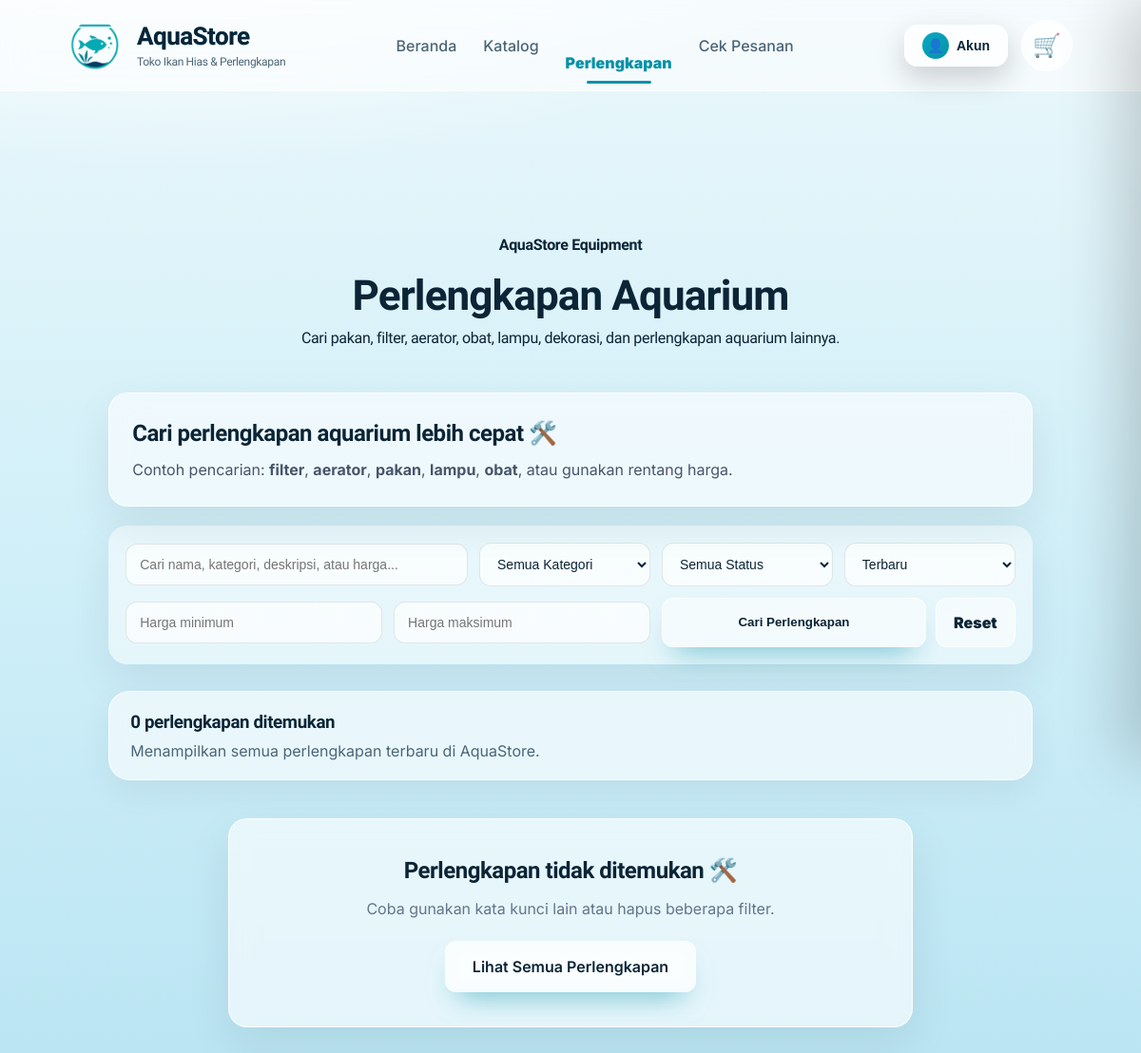
Before: /pelanggan/perawatan.php with the older database file.
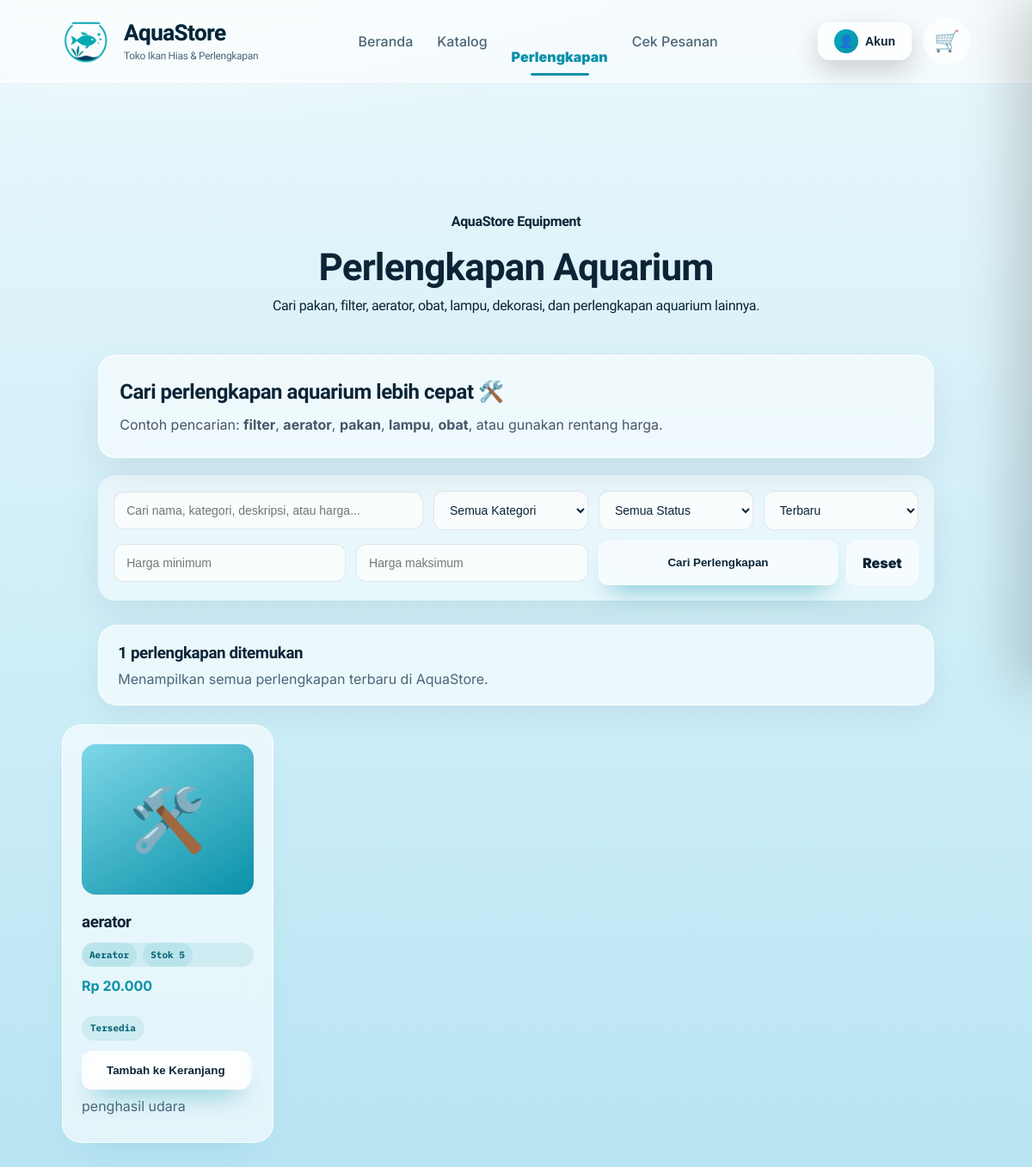
After: the same page with the newer database file.
### tables this page shows
CREATE TABLE `perlengkapan` (
  `id` int(11) NOT NULL,
  `nama` varchar(100) NOT NULL,
  `kategori` enum('Pakan','Filter','Aerator','Heater','Obat','Lampu','Substrate','Dekorasi','Lainnya') NOT NULL,
  `harga` int(11) NOT NULL,
  `stok` int(11) NOT NULL,
  `foto` varchar(255) DEFAULT NULL,
  `deskripsi` text DEFAULT NULL,
  `status` enum('Tersedia','Habis') DEFAULT 'Tersedia',
  `created_at` timestamp NOT NULL DEFAULT current_timestamp()
);

### config/db.php (called while the page is built, shortened)
<?php
function e($text)
{
    return htmlspecialchars((string) ($text ?? ''), ENT_QUOTES, 'UTF-8');
}
function rupiah($angka)
{
    return 'Rp ' . number_format((int) $angka, 0, ',', '.');
}

### pelanggan/perawatan.php (the view, shortened to what the changed rows need)
<?php
require "../config/db.php";
$q = trim($_GET['q'] ?? '');
$kategori = trim($_GET['kategori'] ?? '');
$status = trim($_GET['status'] ?? '');
$hargaMin = trim($_GET['harga_min'] ?? '');
$hargaMax = trim($_GET['harga_max'] ?? '');
$sort = trim($_GET['sort'] ?? '');
$where = ["1=1"];
$params = [];
$order = "id DESC";
$sql = "SELECT * FROM perlengkapan WHERE " . implode(" AND ", $where) . " ORDER BY $order";
$stmt = $pdo->prepare($sql);
$stmt->execute($params);
$data = $stmt->fetchAll();
$filterAktif = $q !== ''
    || $kategori !== ''
    || $status !== ''
    || $hargaMin !== ''
    || $hargaMax !== ''
    || $sort !== '';
?>
<!DOCTYPE html>
<html lang="id">
<head>
    <link rel="stylesheet" href="../assets/css/style.css?v=410">
</head>
<body>
    <?php include "../components/navbar.php"; ?>
    <section class="popular-section">
        <div class="section-title">
            <h2>Perlengkapan Aquarium</h2>
        </div>
        <div class="catalog-info">
            <div>
                <h3><?= count($data) ?> perlengkapan ditemukan</h3>
                <p>
                    <?= $filterAktif ? 'Hasil pencarian berdasarkan filter yang kamu pilih.' : 'Menampilkan semua perlengkapan terbaru di AquaStore.' ?>
                </p>
            </div>
        </div>
        <?php if (empty($data)): ?>
            <div class="empty-search-box">
                <h2>Perlengkapan tidak ditemukan 🛠️</h2>
                <p>Coba gunakan kata kunci lain atau hapus beberapa filter.</p>
                <a href="perawatan.php" class="hero-button">
                    Lihat Semua Perlengkapan
                </a>
            </div>
        <?php else: ?>
            <div class="fish-grid">
                <?php foreach ($data as $p): ?>
                    <div class="fish-card equipment-product-card">
                        <div class="fish-image">
                            <?php if (!empty($p['foto'])): ?>
                                <img src="../uploads/perlengkapan/<?= e($p['foto']) ?>?v=<?= time() ?>" alt="<?= e($p['nama']) ?>">
                            <?php else: ?>
                                <span>🛠️</span>
                            <?php endif; ?>
                        </div>
                        <h3><?= e($p['nama']) ?></h3>
                        <div class="equipment-badge-row">
                            <span class="equipment-badge"><?= e($p['kategori']) ?></span>
                            <span class="equipment-badge">Stok <?= e($p['stok']) ?></span>
                        </div>
                        <h4><?= rupiah($p['harga']) ?></h4>
                        <span class="equipment-status <?= $p['status'] === 'Habis' ? 'habis' : '' ?>">
                            <?= e($p['status']) ?>
                        </span>
                        <?php if ($p['status'] === 'Habis' || (int) $p['stok'] <= 0): ?>
                            <button class="hero-button product-action-button disabled-action-button">
                                Stok Habis
                            </button>
                        <?php else: ?>
                            <form action="tambah-perlengkapan-keranjang.php" method="POST" class="product-action-form">
                                <button class="hero-button">
                                    Tambah ke Keranjang
                                </button>
                            </form>
                        <?php endif; ?>
                        <?php if (!empty($p['deskripsi'])): ?>
                            <p class="product-description-text">
                                <?= e($p['deskripsi']) ?>
                            </p>
                        <?php endif; ?>
                    </div>
                <?php endforeach; ?>
            </div>
        <?php endif; ?>
    </section>
</body>
</html>

Changed rows visible on the page:
added perlengkapan: nama "aerator", kategori "Aerator", stok "5", harga "Rp 20.000", status "Tersedia", deskripsi "penghasil udara"
Other visible differences:
count($data): "0" → "1"
text no longer shown: "Perlengkapan tidak ditemukan 🛠️ Coba gunakan kata kunci lain atau hapus beberapa filter. Lihat Semua Perlengkapan"
